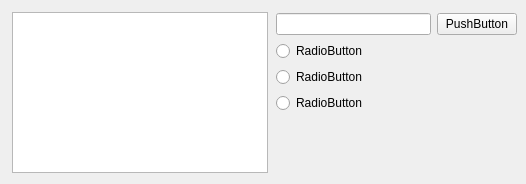
<?xml version="1.0" encoding="UTF-8"?>
<ui version="4.0">
 <class>Form</class>
 <widget class="QWidget" name="Form">
  <property name="geometry">
   <rect>
    <x>0</x>
    <y>0</y>
    <width>526</width>
    <height>184</height>
   </rect>
  </property>
  <property name="windowTitle">
   <string>Form</string>
  </property>
  <widget class="QTableView" name="tableView">
   <property name="geometry">
    <rect>
     <x>12</x>
     <y>12</y>
     <width>256</width>
     <height>161</height>
    </rect>
   </property>
  </widget>
  <widget class="QWidget" name="">
   <property name="geometry">
    <rect>
     <x>276</x>
     <y>13</y>
     <width>241</width>
     <height>164</height>
    </rect>
   </property>
   <layout class="QVBoxLayout" name="verticalLayout_2">
    <item>
     <layout class="QHBoxLayout" name="horizontalLayout">
      <item>
       <widget class="QLineEdit" name="lineEdit"/>
      </item>
      <item>
       <widget class="QPushButton" name="pushButton">
        <property name="text">
         <string>PushButton</string>
        </property>
       </widget>
      </item>
     </layout>
    </item>
    <item>
     <layout class="QHBoxLayout" name="horizontalLayout_2">
      <item>
       <layout class="QVBoxLayout" name="verticalLayout">
        <item>
         <widget class="QRadioButton" name="radioButton">
          <property name="text">
           <string>RadioButton</string>
          </property>
         </widget>
        </item>
        <item>
         <widget class="QRadioButton" name="radioButton_2">
          <property name="text">
           <string>RadioButton</string>
          </property>
         </widget>
        </item>
        <item>
         <widget class="QRadioButton" name="radioButton_3">
          <property name="text">
           <string>RadioButton</string>
          </property>
         </widget>
        </item>
        <item>
         <spacer name="verticalSpacer">
          <property name="orientation">
           <enum>Qt::Vertical</enum>
          </property>
          <property name="sizeHint" stdset="0">
           <size>
            <width>20</width>
            <height>40</height>
           </size>
          </property>
         </spacer>
        </item>
       </layout>
      </item>
      <item>
       <spacer name="horizontalSpacer">
        <property name="orientation">
         <enum>Qt::Horizontal</enum>
        </property>
        <property name="sizeHint" stdset="0">
         <size>
          <width>40</width>
          <height>20</height>
         </size>
        </property>
       </spacer>
      </item>
     </layout>
    </item>
   </layout>
  </widget>
 </widget>
 <resources/>
 <connections/>
</ui>
